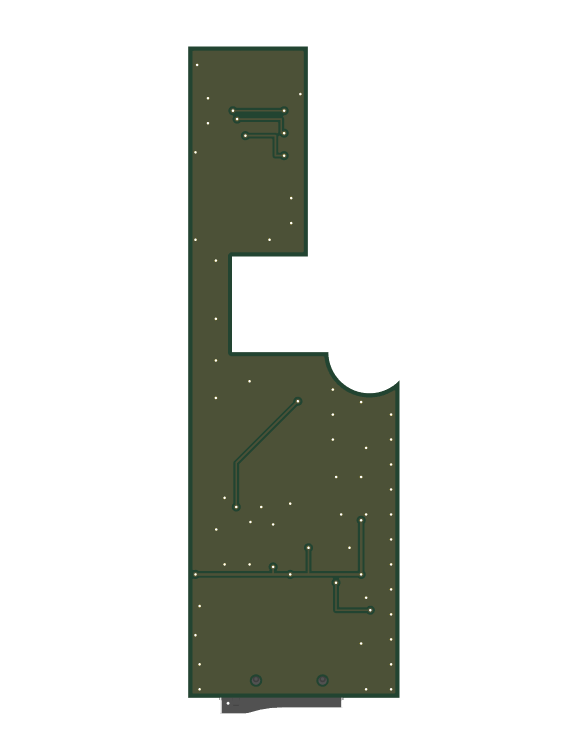
#> input picture hardware/archive-v6-tested/render-bottom.png, 1176 x 1488 px, given in place of render.png, which was not available (shown at 1/2 size)
$ python mark_v6_mods.py out.png
#> lines starting #> are read from the running program, lines starting #| are printed output that depends on the picture
#!/usr/bin/env python3
"""One picture per bench attempt on the v6 SD board (hardware/research/archive-v6-tested): where to probe, solder or cut.

  kicad-cli pcb render --side top --background transparent --quality high --width 1600 --height 4935 --zoom 1 \
      -o OUT/render.png hardware/research/archive-v6-tested/sd-board.kicad_pcb
  tools/builder/venv/bin/python hardware/research/analysis/mark_v6_mods.py OUT

The pad places are KiCad's (pcbnew: pad centres, mm, the board's own origin). The render's scale and origin were fitted
on the five round test pads (TP1-TP4 at 183.7 mm across, 2.7 mm apart; TP5 DET), found as yellow discs of 92 px:
60.84 px/mm, (171.174, 122.09) mm at the top left; DET lands within 3 px. Render at another size: fit again.
Each picture: the whole board small on the left with the zoomed area framed, the zoomed area on the right with the
spots marked, the steps underneath. Top side, as render-top.png: the LCD socket at the top, the card at the bottom.
"""
import sys
import textwrap

from PIL import Image, ImageDraw, ImageFont

ORIGIN = (171.174, 122.09)                      # mm at render.png's (0, 0): fitted on the test pads TP1-TP5 (see main)
PX_MM = 60.84                                   # render.png's scale, from the same fit
FONT = "/System/Library/Fonts/Supplemental/Arial.ttf"
FONT_B = "/System/Library/Fonts/Supplemental/Arial Bold.ttf"

# pad centres, mm (pcbnew dump of 2026-11-05)
P = {
    "JP1.sd": (182.1, 161.6), "JP1.bus": (185.1, 161.6),      # DO: SD_DO (to R1) | MISO bus
    "JP2.sd": (183.6, 164.3), "JP2.bus": (186.6, 164.3),      # CS: SD_CSIN (U1 in) | LCD_CS bus
    "JP3.sd": (185.1, 167.0), "JP3.bus": (188.1, 167.0),      # CLK: SD_CLK (to the card) | CLK_SD (after R5)
    "JP4.sd": (186.6, 169.7), "JP4.bus": (189.6, 169.7),      # DI: SD_DI (card) | MOSI_SD (after R6)
    "JP5.sd": (188.1, 172.4), "JP5.bus": (191.1, 172.4),      # 3V3: SD_VIN (to FB1) | 3V3 bus
    "R5.sd": (194.25, 151.91), "R5.bus": (194.25, 150.09),    # CLK
    "R6.sd": (195.05, 155.41), "R6.bus": (195.05, 153.59),    # MOSI
    "R1.sd": (181.22, 181.49), "R1.card": (181.22, 183.31),   # DO: SD_DO | DAT0
    "U1.in": (191.0, 181.2), "U1.gnd": (190.05, 181.2), "U1.out": (190.05, 183.8), "U1.vcc": (191.95, 183.8),
    "TP4": (183.7, 139.1),                                     # the G pad at the top
    "C2.gnd": (193.4, 182.3), "FB1.vdd": (194.25, 174.7),
    "J3": (188.0, 125.5), "J2": (191.3, 141.5), "J1": (185.6, 196.0),   # the LCD's socket, the socket for J12's cable, the card
}
RED, BLUE, GREEN, ORANGE, GREY = (220, 30, 30), (30, 90, 220), (20, 150, 60), (240, 140, 0), (90, 90, 90)


def px(mm):
    return ((mm[0] - ORIGIN[0]) * PX_MM, (mm[1] - ORIGIN[1]) * PX_MM)


class Pic:
    def __init__(self, board, area_mm, title):
        """area_mm = (x0, y0, x1, y1) of the zoomed part."""
        self.board, self.title = board, title
        x0, y0 = px(area_mm[:2])
        x1, y1 = px(area_mm[2:])
        self.box = (int(x0), int(y0), int(x1), int(y1))
        self.zoom = board.crop(self.box).convert("RGB")
        self.draw = ImageDraw.Draw(self.zoom)
        self.font = ImageFont.truetype(FONT_B, 34)
        self.notes = []

    def at(self, name):
        x, y = px(P[name])
        return (x - self.box[0], y - self.box[1])

    def spot(self, name, colour, label, where=(1, -1), r=38):
        x, y = self.at(name)
        self.draw.ellipse((x - r, y - r, x + r, y + r), outline=colour, width=7)
        lx, ly = x + where[0] * 150, y + where[1] * 120
        self.draw.line((x + where[0] * r * 0.7, y + where[1] * r * 0.7, lx, ly), fill=colour, width=5)
        self.text(label, lx, ly, colour, where[0])

    def text(self, label, x, y, colour, side):
        w = max(self.draw.textlength(s, font=self.font) for s in label.split("\n"))
        h = 40 * len(label.split("\n"))
        if side < 0:
            x -= w
        x = min(max(x, 10), self.zoom.width - w - 10)          # (kept inside the picture)
        y = min(max(y, h / 2 + 8), self.zoom.height - h / 2 - 8)
        self.draw.rectangle((x - 8, y - h / 2 - 6, x + w + 8, y + h / 2 + 6), fill=(255, 255, 255), outline=colour, width=3)
        self.draw.multiline_text((x, y - h / 2), label, fill=colour, font=self.font, spacing=4)

    def wire(self, a, b, colour, label=None):
        (x0, y0), (x1, y1) = self.at(a), self.at(b)
        self.draw.line((x0, y0, x1, y1), fill=colour, width=10)
        if label:
            self.text(label, (x0 + x1) / 2 + 40, (y0 + y1) / 2, colour, 1)

    def part(self, a, b, colour, label, off=(0, 0), side=1):
        """a resistor body (two legs and a box) from pad a to pad b, shifted by off px; its label at the box"""
        (x0, y0), (x1, y1) = self.at(a), self.at(b)
        x0 += off[0]; x1 += off[0]; y0 += off[1]; y1 += off[1]
        mx, my = (x0 + x1) / 2, (y0 + y1) / 2
        dx, dy = x1 - x0, y1 - y0
        L = (dx * dx + dy * dy) ** 0.5 or 1
        ux, uy = dx / L, dy / L
        bx0, by0, bx1, by1 = mx - ux * 45, my - uy * 45, mx + ux * 45, my + uy * 45
        self.draw.line((x0, y0, bx0, by0), fill=colour, width=8)
        self.draw.line((bx1, by1, x1, y1), fill=colour, width=8)
        px, py = -uy * 22, ux * 22
        self.draw.polygon([(bx0 + px, by0 + py), (bx1 + px, by1 + py), (bx1 - px, by1 - py), (bx0 - px, by0 - py)], fill=(245, 222, 160), outline=colour)
        self.text(label, mx + side * 70, my, colour, side)

    def cut(self, a, b):
        (x0, y0), (x1, y1) = self.at(a), self.at(b)
        mx, my = (x0 + x1) / 2, (y0 + y1) / 2
        self.draw.line((mx - 30, my - 50, mx + 30, my + 50), fill=RED, width=9)
        self.draw.line((mx + 30, my - 50, mx - 30, my + 50), fill=RED, width=9)

    def note(self, s):
        self.notes.append(s)

    def save(self, path):
        zoom = self.zoom
        zh = 1500
        zoom = zoom.resize((int(zoom.width * zh / zoom.height), zh), Image.LANCZOS)
        small = self.board.convert("RGB")
        sh = zh
        small = small.resize((int(small.width * sh / small.height), sh), Image.LANCZOS)
        d = ImageDraw.Draw(small)
        k = sh / self.board.height
        d.rectangle([c * k for c in self.box], outline=RED, width=5)
        f, fb = ImageFont.truetype(FONT, 30), ImageFont.truetype(FONT_B, 40)
        width = max(small.width + 40 + zoom.width + 40, 1500)
        cols = int(width / 15)                                 # about 15 px a character at 30 px Arial
        title = textwrap.wrap(self.title, int(cols * 0.72))
        notes = [s for n in self.notes for s in textwrap.wrap(n, cols, subsequent_indent="    ")]
        th = 40 + 50 * len(title) + 42 * len(notes)
        out = Image.new("RGB", (width, 40 + zh + th), (255, 255, 255))
        out.paste(small, (20, 20))
        out.paste(zoom, (small.width + 40, 20))
        d = ImageDraw.Draw(out)
        y = 40 + zh
        for s in title:
            d.text((20, y), s, fill=(0, 0, 0), font=fb)
            y += 50
        y += 10
        for s in notes:
            d.text((20, y), s, fill=(0, 0, 0), font=f)
            y += 42
        out.save(path)
        print(path, out.size)


def main():
    out = sys.argv[1] if len(sys.argv) > 1 else "."
    board = Image.open(out + "/render.png").convert("RGBA")
#> board is the input picture: PIL image 1176x1488 RGBA; mean R, G, B, A 16.6, 18.4, 12.7, 58.9
    jumpers = (180.0, 147.5, 196.8, 176.5)     # the swap block and R5/R6

    p = Pic(board, (180.0, 136.0, 196.8, 176.5), "Attempt 1: scope, nothing soldered. Is the clock really 12 MHz?")
    p.spot("TP4", GREY, "scope ground clip:\nthe G pad", (1, 0))
#> in text, `w = max(self.draw.textlength(s, font=self.font) for s in label.split("..`: w = 312.2
#> in text, `x = min(max(x, 10), self.zoom.width - w - 10)`: x = 376.1
    p.spot("R5.bus", BLUE, "PC9 CLK as the FM-1\nsends it (before R5)", (-1, -1))
    p.spot("JP3.bus", BLUE, "CLK as the card\ngets it (after R5)", (1, 1))
    p.spot("JP1.bus", GREEN, "PC8 DO, the card's\nanswer at the FM-1", (1, -1))
    p.spot("JP2.sd", ORANGE, "PC7 LCD CS: high\n= card selected", (-1, 1))
    p.note("Claude runs `sd ceil` (idle) while User measures the clock's period on CLK: 83 ns = 12 MHz, 125 ns = 8 MHz.")
    p.note("Then CLK after R5 next to CLK before R5: how round the edges are through 330 Ohm (what the gate would remove).")
    p.note("Then PC7: a glitch on it during a run would be the CS theory. Pads are 1.5 x 2 mm, fine for a probe tip.")
    p.save(out + "/attempt-1-scope.png")
#> in save, `small = self.board.convert("RGB")`:
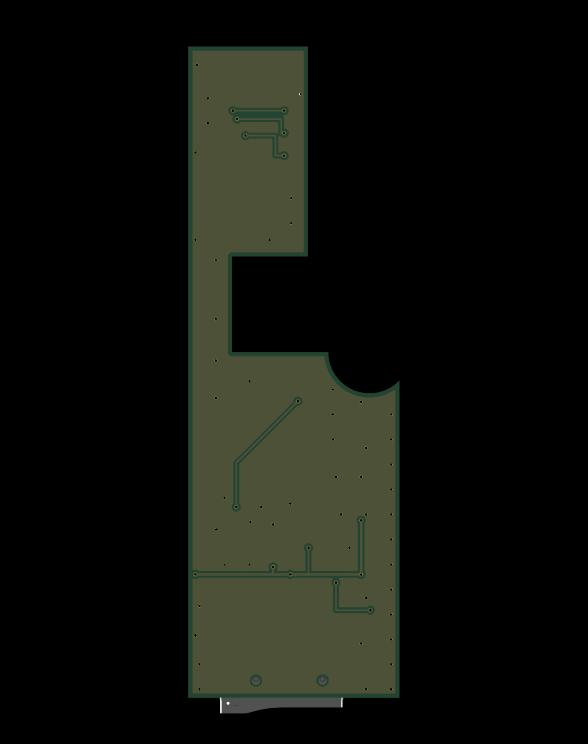
#> small: PIL image 1176x1488 RGB (shown at 1/2 size); mean R, G, B 16.6, 18.4, 12.7
#> in save, `title = textwrap.wrap(self.title, int(cols * 0.72))`: title = 1 item
#> in save, `th = 40 + 50 * len(title) + 42 * len(notes)`: th = 216
#> the loop in save, `for s in title:` made 1 pass
#> y on pass 1: 1590
#> after the loop in save, `for s in title:`: y = 1590
#> in save, `y += 10`: y = 1600
#> the loop in save, `for s in notes:` made 3 passes
#> y on passes 1 to 3: 1642, 1684, 1726
#> after the loop in save, `for s in notes:`: y = 1726
#| out.png/attempt-1-scope.png (1887, 1756)

    p = Pic(board, jumpers, "Attempt 2: loopback, bench sheet test 1 (the chip's own speed). CARD OUT.")
    p.spot("JP1.bus", RED, "100 Ohm 0603 standing\non JP1's right pad (bus side)", (-1, -1))
    p.spot("R6.bus", RED, "wire to R6's upper pad\n(MOSI bus side, before R6)", (-1, 1))
    p.wire("JP1.bus", "R6.bus", RED)
    p.note("User: USB off, power off, card out. 100 Ohm from JP1's right pad, a short wire from its top to R6's upper pad.")
    p.note("Meter: JP1 right pad to R1's upper end 0 Ohm; wire end to JP4's right pad reads R6 (330). Then power on, Claude runs `sd loop`.")
    p.note("TAKE IT OFF afterwards (it joins two FM-1 outputs through 100 Ohm). Fails at 15 MHz = the chip; passes at 20-30 = the board.")
    p.save(out + "/attempt-2-loopback.png")
#> call 2 of save, with path = 'out.png/attempt-2-loopback.png'
#> the loop in save (call 2), `for s in title:` made 1 pass
#> after the loop in save (call 2), `for s in title:`: y = 1590
#> in save (call 2), `y += 10`: y = 1600
#> the loop in save (call 2), `for s in notes:` made 3 passes
#> after the loop in save (call 2), `for s in notes:`: y = 1726
#> in save (call 2), `out.save(path)`:
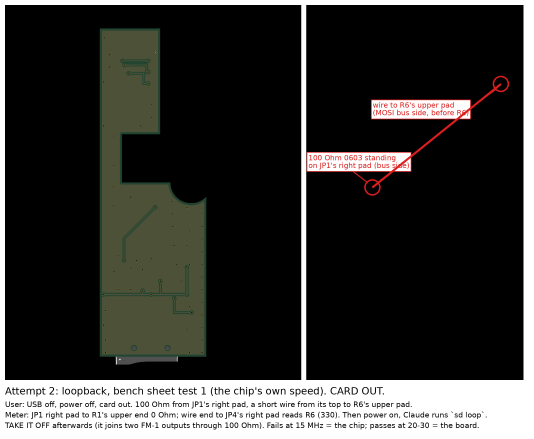
#> saved as attempt-2-loopback.png: PIL image 2134x1756 RGB (shown at 1/4 size); mean R, G, B 54.9, 54.7, 51.9
#| out.png/attempt-2-loopback.png (2134, 1756)

    p = Pic(board, (176.0, 147.5, 196.8, 186.0), "Attempt 3: a resistor in parallel with R1 (then R5, R6), one leg on a big jumper pad, the other on the resistor's far pad.")
    p.wire("JP1.sd", "R1.card", ORANGE)
    p.spot("JP1.sd", ORANGE, "330 Ohm, leg 1: the DO jumper's\nLEFT pad (same net as R1's top)", (1, -1))
    p.spot("R1.card", ORANGE, "leg 2: R1's LOWER pad\n(the card's DO)", (1, 1))
    p.wire("JP3.bus", "R5.bus", BLUE)
    p.spot("JP3.bus", BLUE, "later, R5: 330 from the CLK jumper's\nRIGHT pad to R5's UPPER pad", (-1, 1))
    p.wire("JP4.bus", "R6.bus", BLUE)
    p.spot("JP4.bus", BLUE, "later, R6: 330 from the DI jumper's\nRIGHT pad to R6's UPPER pad", (1, 1))
    p.note("ORANGE first. Power off. A 330 Ohm with one leg on the DO jumper's LEFT pad (big) and the other on R1's LOWER pad: that is 330 in")
    p.note("parallel with R1's 150 = 103 Ohm. The wire may be a few cm; keep it off the CLK pads. Power on: Claude runs `sd diag`, `sd speed`.")
    p.note("BLUE only if the orange one changes something: the same trick for R5 (CLK) and R6 (MOSI), each 330 in parallel with 330 = 165 Ohm,")
    p.note("one at a time, with a screen check (stock boot and SLOOP): these two also protect the LCD from a card in its native mode.")
    p.save(out + "/attempt-3-resistors.png")
#| out.png/attempt-3-resistors.png (2075, 1848)

    p = Pic(board, (178.0, 147.5, 196.8, 186.0), "R1 today and the new one: what is on the board already (grey) and the wire to add (orange).")
    p.part("R1.sd", "R1.card", GREY, "there already: 470 across R1\n(220 || 470 = 150 Ohm)", off=(-70, 0), side=-1)
    p.part("R5.bus", "R5.sd", GREY, "there already: 1k across R5\n(510 || 1k = 338 Ohm)", off=(-70, 0), side=-1)
    p.part("R6.bus", "R6.sd", GREY, "there already: 1k across R6", off=(60, 0), side=1)
    p.part("JP1.sd", "R1.card", ORANGE, "ADD: 150 Ohm, one leg on the DO jumper's\nLEFT pad, the other on R1's LOWER pad\n(150 || 150 = 75 Ohm)", off=(0, 0), side=1)
    p.note("Grey: the resistors soldered earlier across R1, R5 and R6 (the 150 / 338 Ohm we measure with). They stay.")
    p.note("Orange: the new one. A 150 Ohm (or a 470 for a smaller step, 114 Ohm): leg 1 on the big DO jumper pad, left of the '2'; leg 2 on R1's")
    p.note("lower pad, the end towards the card socket, next to the grey one's leg. Power off while soldering. Power on: Claude reads the clock steps.")
    p.save(out + "/attempt-3-r1-now.png")
#> call 4 of save, with path = 'out.png/attempt-3-r1-now.png'
#> in save (call 4), `title = textwrap.wrap(self.title, int(cols * 0.72))`: title = 1 item
#> in save (call 4), `th = 40 + 50 * len(title) + 42 * len(notes)`: th = 258
#> the loop in save (call 4), `for s in title:` made 1 pass
#> after the loop in save (call 4), `for s in title:`: y = 1590
#> in save (call 4), `y += 10`: y = 1600
#> the loop in save (call 4), `for s in notes:` made 4 passes
#> after the loop in save (call 4), `for s in notes:`: y = 1768
#> in save (call 4), `out.save(path)`:
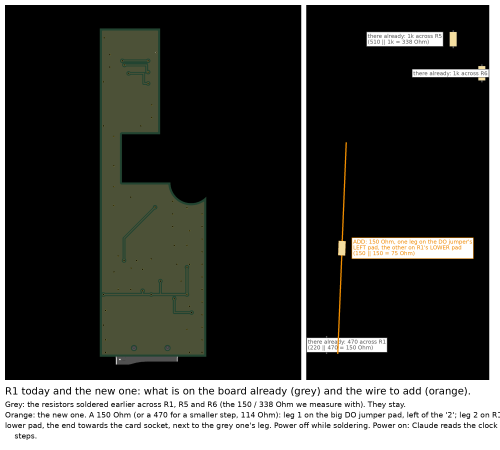
#> saved as attempt-3-r1-now.png: PIL image 1997x1798 RGB (shown at 1/4 size); mean R, G, B 62, 62.6, 59.2
#| out.png/attempt-3-r1-now.png (1997, 1798)

    p = Pic(board, (178.0, 158.0, 190.0, 186.0), "Step 1 of 3: R1. Add a 150 Ohm from the DO jumper's LEFT pad to R1's LOWER pad (the 470 stays).")
    p.part("R1.sd", "R1.card", GREY, "470 already there\n(220 || 470 = 150)", off=(-70, 0), side=-1)
    p.part("JP1.sd", "R1.card", ORANGE, "ADD 150 Ohm\nleg 1: DO jumper, LEFT pad\nleg 2: R1, LOWER pad\n(result 56 Ohm)", off=(0, 0), side=1)
    p.note("Power off. Solder. Power on. Claude reads sd diag and sd speed. No screen risk on this one (it is the card's answer line).")
    p.save(out + "/step-1-r1.png")
#> in save (call 5), `zoom = zoom.resize((int(zoom.width * zh / zoom.height), zh), Image.LAN..`:
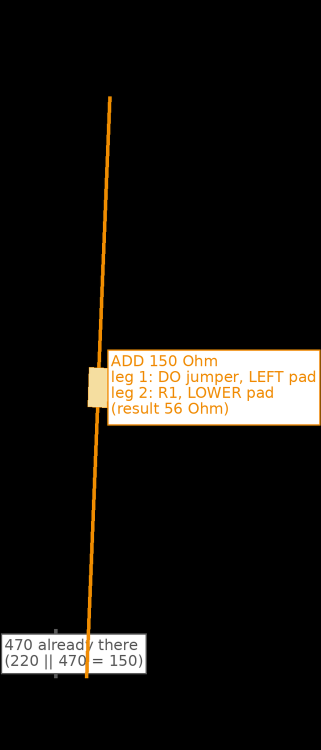
#> zoom: PIL image 642x1500 RGB (shown at 1/2 size); mean R, G, B 25.1, 23.1, 20.3
#> in save (call 5), `title = textwrap.wrap(self.title, int(cols * 0.72))`: title = 2 items
#> in save (call 5), `th = 40 + 50 * len(title) + 42 * len(notes)`: th = 182
#> in save (call 5), `out.paste(small, (20, 20))`:
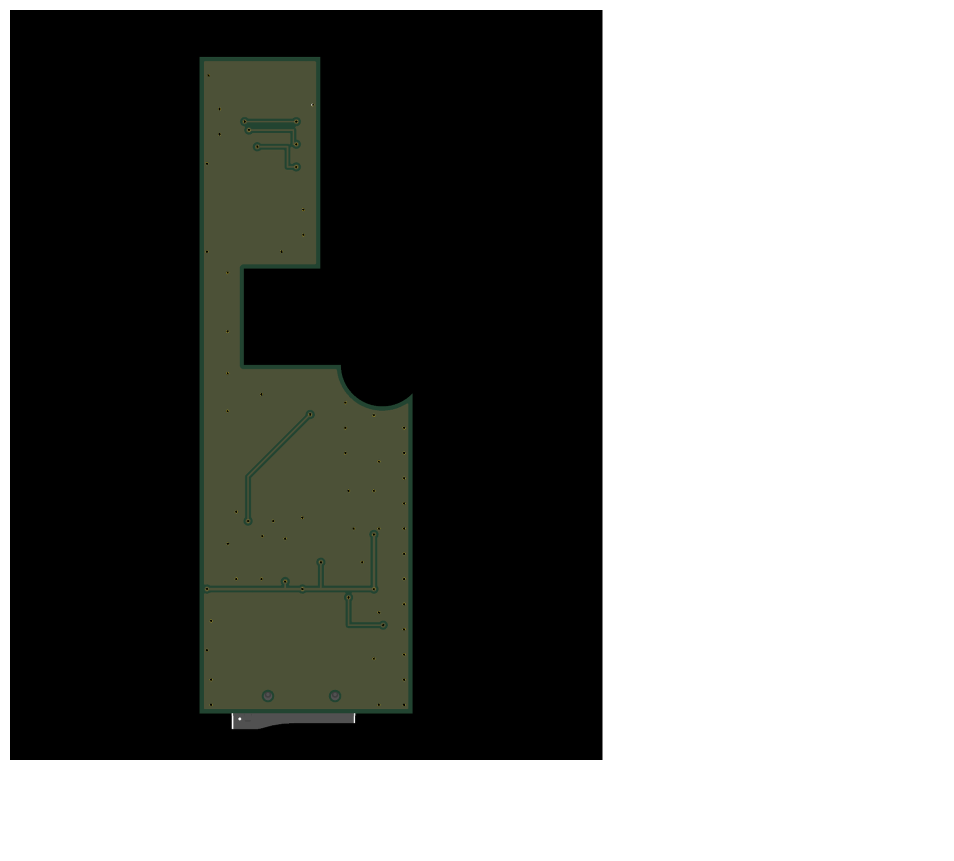
#> out: PIL image 1907x1722 RGB (shown at 1/2 size); mean R, G, B 125.9, 127, 123.8
#> the loop in save (call 5), `for s in title:` made 2 passes
#> (the rest of the program and of its run is left out)
